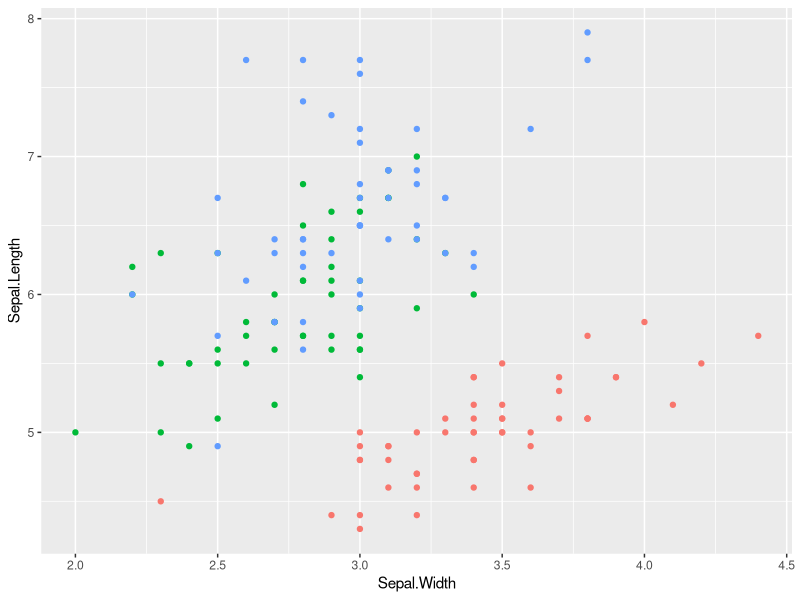
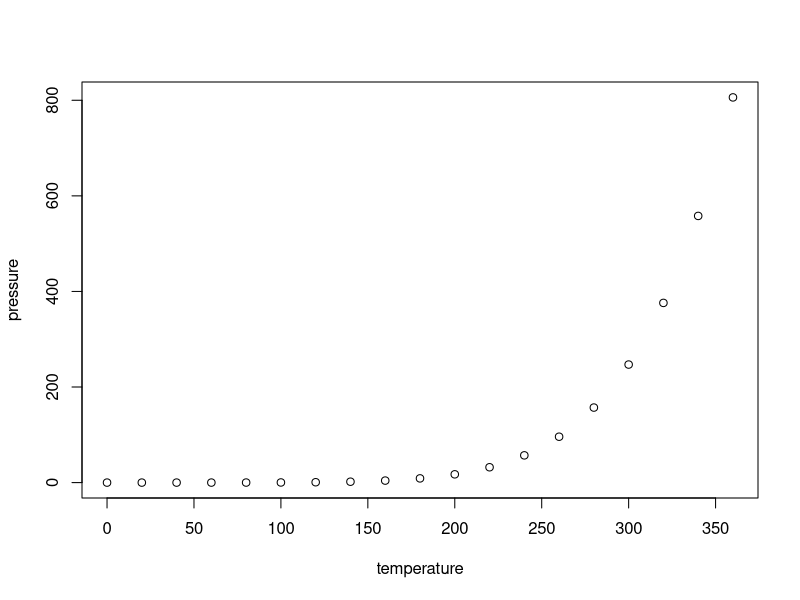

Write the R code that produced these figures, in order.
## ---- chunk 1
knitr::opts_chunk$set(echo = FALSE)
## ---- chunk 2
      library(ggplot2)
      ggplot(iris, aes(x = Sepal.Width, y = Sepal.Length)) +
        geom_point(aes(color = Species), show.legend = FALSE)
## ---- chunk 3
summary(cars)
## ---- chunk 4
plot(pressure)
